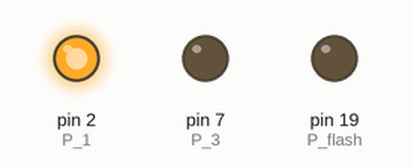
Recording of a sketch running on a simulated Arduino Uno, built with avr-gcc and run on an emulated ATmega328P. On the bench: output pins drawn as LEDs (lit = HIGH).

Above: at 0.2 s.
At 1.2 s:
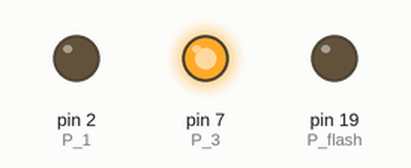
At 3.2 s:
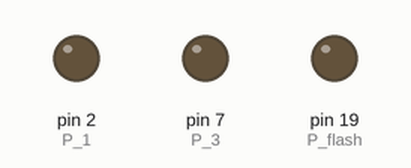
Timing chart, 0 to 6.3 s (numbered marks = the images above):
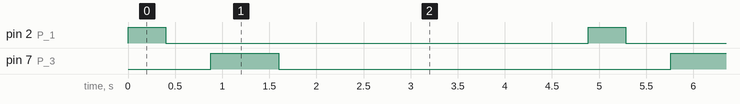

The sketch:

light_one_by_one_prog.ino
```cpp
#include <stdlib.h>
#include <stdio.h>
#define P_L 4//the pin number of left button
#define P_R 3//the pin number of right button
#define P_sleep 5//the pin number of on/off switch
#define P_flaswch 8//the pin number of flash switch
#define P_1 2//the pin number of 1 charlie pin
#define P_2 6//the pin number of 2 charlie pin
#define P_3 7//the pin number of 3 charlie pin
#define P_4 9//the pin number of 4 charlie pin
#define P_5 10//the pin number of 5 charlie pin
#define P_6 14//the pin number of 6 charlie pin
#define P_7 13//the pin number of 7 charlie pin
#define P_8 12//the pin number of 8 charlie pin
#define P_9 11//the pin number of 9 charlie pin
#define P_flash 19 //the pin number of flash light
#define time_one 10//time duration of one LED being lightened
#define left (-1)// turn left
#define right (1)// turn right
#define time_warmup 80
const int debounce_delay = 250;// 1/4 sec debouncing delay after sleep switch is closed or opened
unsigned int v=20;//speed of the snake
const int f_flag=0;
unsigned int d,ld;
unsigned int x_1,x_2,x_3,randx,y_1,y_2,y_3,randy;
void setup()
{
  Initialize_Pins();
}

void loop()
{
  for(int i=1;i<=5;i++)
  {
      for(int j=1;j<=4+i;j++)
      {
        lightone(i,j,time_warmup);
      }
  }
  for(int i=6;i<=9;i++)
  {
      for(int j=i-4;j<=9;j++)
      {
        lightone(i,j,time_warmup);
      }
  }
}

void turn(int dir)
{
  d=(6+d+dir)%6;
}

void lightone(int x, int y,int time) //light up one LED in very little duration to deceive th eyes
{
  int pinx,piny;
  if(x!=y)
  {
    pinx=codtopin(x);piny=codtopin(y);
    pinMode(pinx,OUTPUT);
    pinMode(piny,OUTPUT);
    digitalWrite(pinx,HIGH);
    digitalWrite(piny,LOW);
    delay(time);
    pinMode(pinx,INPUT);
    pinMode(piny,INPUT);
  }
  else
  {
    if(x<=4)
    {
      pinx=codtopin(x);
      pinMode(pinx,OUTPUT);
      pinMode(P_9,OUTPUT);
      digitalWrite(pinx,HIGH);
      digitalWrite(P_9,LOW);
      delay(time);
      pinMode(pinx,INPUT);
      pinMode(P_9,INPUT);
    }
    else if(x==5)
    {
      pinMode(P_7,OUTPUT);
      pinMode(P_2,OUTPUT);
      digitalWrite(P_7,HIGH);
      digitalWrite(P_2,LOW);
      delay(time);
      pinMode(P_7,INPUT);
      pinMode(P_2,INPUT);
    }
    else
    {
      pinx=codtopin(x);
      pinMode(pinx,OUTPUT);
      pinMode(P_1,OUTPUT);
      digitalWrite(pinx,HIGH);
      digitalWrite(P_1,LOW);
      delay(time);
      pinMode(pinx,INPUT);
      pinMode(P_1,INPUT);
    }
  }
}

void dir_coor(void)
{
   ld=d;
   switch(ld)
   {
     case 0:x_3=x_2;y_3=y_2;x_2=x_1;y_2=y_1;x_1=x_1-1;break;//y_1 stays the same
     case 1:x_3=x_2;y_3=y_2;x_2=x_1;y_2=y_1;y_1=y_1+1;break;//x_1 stays the same
     case 2:x_3=x_2;y_3=y_2;x_2=x_1;y_2=y_1;x_1=x_1+1;y_1=y_1+1;break;
     case 3:x_3=x_2;y_3=y_2;x_2=x_1;y_2=y_1;x_1=x_1+1;break;//y_1 stays the same
     case 4:x_3=x_2;y_3=y_2;x_2=x_1;y_2=y_1;y_1=y_1-1;break;//x_1 stays the same
     case 5:x_3=x_2;y_3=y_2;x_2=x_1;y_2=y_1;x_1=x_1-1;y_1=y_1-1;break;
   }
}

int codtopin(int x)
{
int X;
switch(x)
{
    case 1:X=P_1;break;
    case 2:X=P_2;break;
    case 3:X=P_3;break;
    case 4:X=P_4;break;
    case 5:X=P_5;break;
    case 6:X=P_6;break;
    case 7:X=P_7;break;
    case 8:X=P_8;break;
    case 9:X=P_9;break;
  }
  return X;
}
void Initialize_Pins(void)
{
  pinMode(P_1,INPUT);//charlieplexing output pins,from 1 to 9
  pinMode(P_2,INPUT);
  pinMode(P_3,INPUT);
  pinMode(P_4,INPUT);
  pinMode(P_5,INPUT);
  pinMode(P_6,INPUT);
  pinMode(P_7,INPUT);
  pinMode(P_8,INPUT);
  pinMode(P_9,INPUT);
  pinMode(P_flash,OUTPUT);//flashlight transistor pin
  digitalWrite(P_flash,LOW);
  pinMode(P_sleep,INPUT_PULLUP);//P1.3
  pinMode(P_flaswch,INPUT_PULLUP);//P2.0
  pinMode(P_L,INPUT_PULLUP);//P1.2
  pinMode(P_R,INPUT_PULLUP);//P1.1
}
```

Measured:
- by itself, pin 2 (P_1): alternates HIGH for 0.40 s and LOW for 4.5 s
- by itself, pin 7 (P_3): alternates HIGH for 0.72 s and LOW for 4.2 s
- by itself, everything shown: repeats every 4.9 s, in 61 steps
